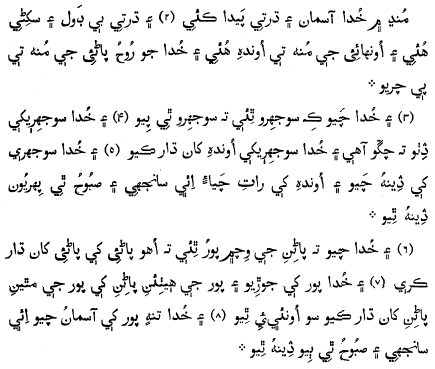
#> input picture input_images/sindhi_page.jpg, 435 x 369 px
$ python segmenter.py
#> lines starting #> are read from the running program, lines starting #| are printed output that depends on the picture
import cv2
import numpy as np
import os
from pathlib import Path

class SindhiTextSegmenter:
    """
    Advanced Sindhi Text Segmenter with automatic skew correction
    Designed for Sindhi script characteristics:
    - 52 characters (largest extension of Arabic alphabet)
    - 24 differentiating characters with up to 4 dots
    - Cursive and context-sensitive
    - Right-to-left writing direction
    - Connected ligatures
    - Diacritical marks above and below
    """

    def __init__(self, image_path, output_dir="segmented_output",
                 line_padding=20, word_padding=10, letter_padding=7,
                 output_height=64, output_width=None,
                 denoise_strength=10, morph_kernel_size=2,
                 auto_deskew=True, skew_threshold=0.5,
                 min_text_pixels=50, text_threshold=0.05):
        """
        Initialize the segmenter optimized for Sindhi script

        Args:
            image_path: Path to the scanned Sindhi text image
            output_dir: Directory to save segmented images
            line_padding: Extra padding for lines (captures diacritics above/below)
            word_padding: Extra padding for words (handles connected ligatures)
            letter_padding: Extra padding for letters
            output_height: Height to resize images (64-128 recommended for ML)
            output_width: Width to resize (None = maintain aspect ratio)
            denoise_strength: Noise reduction strength (10-15 for scanned docs)
            morph_kernel_size: Morphological operation kernel size
            auto_deskew: Automatically detect and correct skew
            skew_threshold: Minimum skew angle to correct (in degrees)
            min_text_pixels: Minimum number of text pixels to consider valid
            text_threshold: Minimum ratio of text pixels to total pixels (0.01-0.1)
        """
        self.image_path = image_path
        self.output_dir = output_dir
        self.line_padding = line_padding
        self.word_padding = word_padding
        self.letter_padding = letter_padding
        self.output_height = output_height
        self.output_width = output_width
        self.denoise_strength = denoise_strength
        self.morph_kernel_size = morph_kernel_size
        self.auto_deskew = auto_deskew
        self.skew_threshold = skew_threshold
        self.min_text_pixels = min_text_pixels
        self.text_threshold = text_threshold

        self.image = None
        self.gray = None
        self.binary = None
        self.processed = None
        self.skew_angle = 0

        # Create output directories
        self._create_directories()

    def has_sufficient_text(self, image, binary_image=None):
        """
        Check if image has sufficient text content
        Returns True if image contains meaningful text, False if empty/background

        Args:
            image: Color or grayscale image
            binary_image: Pre-computed binary image (optional)
        """
        # Convert to grayscale if needed
        if len(image.shape) == 3:
            gray = cv2.cvtColor(image, cv2.COLOR_BGR2GRAY)
        else:
            gray = image

        # Use provided binary or create one
        if binary_image is None:
            # Quick thresholding for checking
            _, binary = cv2.threshold(gray, 0, 255, cv2.THRESH_BINARY_INV + cv2.THRESH_OTSU)
        else:
            binary = binary_image

        # Count text pixels (white pixels in binary)
        text_pixels = np.sum(binary > 0)
        total_pixels = binary.shape[0] * binary.shape[1]

        # Calculate text ratio
        text_ratio = text_pixels / total_pixels if total_pixels > 0 else 0

        # Check both absolute count and ratio
        has_text = (text_pixels >= self.min_text_pixels and
                   text_ratio >= self.text_threshold)

        return has_text, text_pixels, text_ratio

    def _create_directories(self):
        """Create output directory structure"""
        Path(self.output_dir).mkdir(parents=True, exist_ok=True)
        Path(f"{self.output_dir}/lines").mkdir(exist_ok=True)
        Path(f"{self.output_dir}/words").mkdir(exist_ok=True)
        Path(f"{self.output_dir}/ligatures").mkdir(exist_ok=True)
        Path(f"{self.output_dir}/debug").mkdir(exist_ok=True)

    def detect_skew_angle(self, image):
        """
        Detect skew angle using multiple methods for robustness
        Returns angle in degrees (positive = clockwise rotation needed)
        """
        # Method 1: Hough Line Transform (most reliable for text)
        angle1 = self._detect_skew_hough(image)

        # Method 2: Projection Profile (backup method)
        angle2 = self._detect_skew_projection(image)

        # Use Hough if confident, otherwise use projection
        if angle1 is not None and abs(angle1) < 45:
            final_angle = angle1
            method = "Hough Transform"
        elif angle2 is not None:
            final_angle = angle2
            method = "Projection Profile"
        else:
            final_angle = 0
            method = "No skew detected"

        print(f"   Skew detection method: {method}")
        print(f"   Detected skew angle: {final_angle:.2f}°")

        return final_angle

    def _detect_skew_hough(self, image):
        """Detect skew using Hough Line Transform"""
        try:
            # Edge detection
            edges = cv2.Canny(image, 50, 150, apertureSize=3)

            # Hough Line Transform
            lines = cv2.HoughLinesP(
                edges,
                rho=1,
                theta=np.pi/180,
                threshold=100,
                minLineLength=image.shape[1] // 4,  # At least 1/4 of image width
                maxLineGap=20
            )

            if lines is None or len(lines) < 5:
                return None

            # Calculate angles of detected lines
            angles = []
            for line in lines:
                x1, y1, x2, y2 = line[0]

                # Calculate angle
                angle = np.degrees(np.arctan2(y2 - y1, x2 - x1))

                # Normalize angle to [-45, 45] range
                if angle < -45:
                    angle += 90
                elif angle > 45:
                    angle -= 90

                # Filter out near-vertical lines (not text lines)
                if abs(angle) < 45:
                    angles.append(angle)

            if not angles:
                return None

            # Use median angle (more robust than mean)
            median_angle = np.median(angles)

            return median_angle

        except Exception as e:
            print(f"   Hough method failed: {e}")
            return None

    def _detect_skew_projection(self, image):
        """Detect skew using projection profile method"""
        try:
            # Try angles from -45 to 45 degrees
            angles_to_test = np.arange(-45, 46, 0.5)
            scores = []

            h, w = image.shape
            center = (w // 2, h // 2)

            for angle in angles_to_test:
                # Rotate image
                M = cv2.getRotationMatrix2D(center, angle, 1.0)
                rotated = cv2.warpAffine(image, M, (w, h),
                                        flags=cv2.INTER_CUBIC,
                                        borderMode=cv2.BORDER_REPLICATE)

                # Calculate horizontal projection
                projection = np.sum(rotated, axis=1)

                # Score is variance of projection (peaks = good alignment)
                score = np.var(projection)
                scores.append(score)

            # Find angle with maximum variance
            best_idx = np.argmax(scores)
            best_angle = angles_to_test[best_idx]

            return best_angle

        except Exception as e:
            print(f"   Projection method failed: {e}")
            return None

    # [37 lines left out: function deskew_image, not called in this run]

    def load_and_preprocess(self, save_debug=True):
        """
        Advanced preprocessing pipeline for Sindhi text
        Includes automatic skew detection and correction
        """
        # Read image
        self.image = cv2.imread(self.image_path)
        if self.image is None:
            raise ValueError(f"Could not load image from {self.image_path}")

        print(f"Image loaded: {self.image.shape}")

        # Convert to grayscale
        self.gray = cv2.cvtColor(self.image, cv2.COLOR_BGR2GRAY)

        # Auto-deskew if enabled
        if self.auto_deskew:
            print("\n🔍 Detecting skew...")

            # Detect skew on grayscale image
            self.skew_angle = self.detect_skew_angle(self.gray)

            # Correct skew if above threshold
            if abs(self.skew_angle) > self.skew_threshold:
                print(f"✓ Correcting skew: {self.skew_angle:.2f}°")

                # Deskew both color and grayscale images
                self.image = self.deskew_image(self.image, self.skew_angle)
                self.gray = self.deskew_image(self.gray, self.skew_angle)

                if save_debug:
                    cv2.imwrite(f"{self.output_dir}/debug/00_deskewed_color.png",
                               self.image)
                    cv2.imwrite(f"{self.output_dir}/debug/00_deskewed_gray.png",
                               self.gray)
            else:
                print(f"✓ No significant skew detected ({self.skew_angle:.2f}°)")

        # Denoise - important for Sindhi dots (4 dots on some characters)
        denoised = cv2.fastNlMeansDenoising(
            self.gray, None,
            self.denoise_strength, 7, 21
        )

        # Adaptive thresholding - better for varying lighting conditions
        self.binary = cv2.adaptiveThreshold(
            denoised, 255,
            cv2.ADAPTIVE_THRESH_GAUSSIAN_C,
            cv2.THRESH_BINARY_INV,
            15, 4  # Adjusted for Sindhi script
        )

        # Morphological closing to connect broken characters
        # Important for cursive Sindhi script
        kernel = np.ones((self.morph_kernel_size, self.morph_kernel_size), np.uint8)
        self.processed = cv2.morphologyEx(self.binary, cv2.MORPH_CLOSE, kernel)

        # Save debug images
        if save_debug:
            cv2.imwrite(f"{self.output_dir}/debug/01_grayscale.png", self.gray)
            cv2.imwrite(f"{self.output_dir}/debug/02_denoised.png", denoised)
            cv2.imwrite(f"{self.output_dir}/debug/03_binary.png", self.binary)
            cv2.imwrite(f"{self.output_dir}/debug/04_processed.png", self.processed)

        return self.processed

    def resize_image(self, img):
        """Resize image while maintaining aspect ratio"""
        if self.output_height is None:
            return img

        h, w = img.shape[:2]

        if self.output_width is None:
            # Maintain aspect ratio
            aspect_ratio = w / h
            new_width = int(self.output_height * aspect_ratio)
            resized = cv2.resize(img, (new_width, self.output_height),
                               interpolation=cv2.INTER_CUBIC)
        else:
            resized = cv2.resize(img, (self.output_width, self.output_height),
                               interpolation=cv2.INTER_CUBIC)

        return resized

    def segment_lines(self, min_line_height=10):
        """
        Segment into text lines
        Handles non-uniform line heights common in Sindhi
        """
        # Horizontal projection
        horizontal_projection = np.sum(self.processed, axis=1)

        # Dynamic threshold based on image statistics
        threshold = np.mean(horizontal_projection) * 0.3

        lines = []
        in_line = False
        start = 0

        for i, val in enumerate(horizontal_projection):
            if val > threshold and not in_line:
                start = i
                in_line = True
            elif val <= threshold and in_line:
                line_height = i - start
                if line_height > min_line_height:  # Filter noise
                    # Generous padding for diacritics
                    lines.append((
                        max(0, start - self.line_padding),
                        min(len(horizontal_projection), i + self.line_padding)
                    ))
                in_line = False

        # Handle last line
        if in_line and (len(horizontal_projection) - start) > min_line_height:
            lines.append((max(0, start - self.line_padding),
                         len(horizontal_projection)))

        # Save line images
        line_images = []
        saved_lines = 0
        skipped_lines = 0

        for idx, (start, end) in enumerate(lines):
            line_img = self.image[start:end, :]
            line_binary = self.processed[start:end, :]

            # Check if line has sufficient text
            has_text, text_pixels, text_ratio = self.has_sufficient_text(
                line_img, line_binary
            )

            if not has_text:
                skipped_lines += 1
                continue

            # Resize if specified
            line_img_resized = self.resize_image(line_img)

            cv2.imwrite(f"{self.output_dir}/lines/line_{saved_lines:03d}.png",
                       line_img_resized)
            line_images.append((line_binary, line_img, saved_lines))
            saved_lines += 1

        print(f"✓ Segmented {saved_lines} lines (skipped {skipped_lines} empty)")
        return line_images

    def segment_words_or_ligatures(self, line_images, min_width=5):
        """
        Segment lines into words/ligatures
        Sindhi uses connected ligatures - this handles them properly
        """
        all_words = []
        word_count = 0
        skipped_words = 0

        for line_binary, line_color, line_idx in line_images:
            # Vertical projection
            vertical_projection = np.sum(line_binary, axis=0)

            # Dynamic threshold
            threshold = np.mean(vertical_projection) * 0.2

            words = []
            in_word = False
            start = 0
            gap_counter = 0
            gap_threshold = 3  # Pixels of gap to separate words

            for i, val in enumerate(vertical_projection):
                if val > threshold:
                    if not in_word:
                        start = i
                        in_word = True
                    gap_counter = 0
                else:
                    if in_word:
                        gap_counter += 1
                        if gap_counter > gap_threshold:
                            # Found word boundary
                            word_width = i - gap_counter - start
                            if word_width > min_width:
                                words.append((
                                    max(0, start - self.word_padding),
                                    min(len(vertical_projection),
                                        i - gap_counter + self.word_padding)
                                ))
                            in_word = False
                            gap_counter = 0

            # Handle last word
            if in_word and (len(vertical_projection) - start) > min_width:
                words.append((max(0, start - self.word_padding),
                            len(vertical_projection)))

            # Save word/ligature images
            for w_idx, (start, end) in enumerate(words):
                word_img = line_color[:, start:end]
                word_binary = line_binary[:, start:end]

                if word_img.shape[0] > 5 and word_img.shape[1] > 5:
                    # Check if word has sufficient text
                    has_text, text_pixels, text_ratio = self.has_sufficient_text(
                        word_img, word_binary
                    )

                    if not has_text:
                        skipped_words += 1
                        continue

                    word_img_resized = self.resize_image(word_img)

                    filename = f"word_{word_count:04d}_line{line_idx}.png"
                    cv2.imwrite(f"{self.output_dir}/words/{filename}",
                              word_img_resized)

                    all_words.append((
                        word_binary,
                        word_img,
                        word_count,
                        line_idx
                    ))
                    word_count += 1

        print(f"✓ Segmented {word_count} words/ligatures (skipped {skipped_words} empty)")
        return all_words

    # [95 lines left out: functions segment_ligatures_advanced, _group_components, not called in this run]

    def process(self, segment_level="words", save_debug=True):
        """
        Main processing pipeline

        Args:
            segment_level: "lines", "words", or "ligatures"
            save_debug: Save intermediate images for debugging
        """
        print(f"\n{'='*60}")
        print(f"Processing Sindhi Text: {self.image_path}")
        print(f"Segment Level: {segment_level}")
        print(f"Auto-deskew: {self.auto_deskew}")
        print(f"{'='*60}\n")

        # Preprocess (includes skew correction)
        self.load_and_preprocess(save_debug=save_debug)
#> in load_and_preprocess, self.image is the input picture: shape (369, 435, 3); min 0, max 255, mean 237.5
#| Image loaded: (369, 435, 3)
#> in _detect_skew_hough, `edges = cv2.Canny(image, 50, 150, apertureSize=3)`:
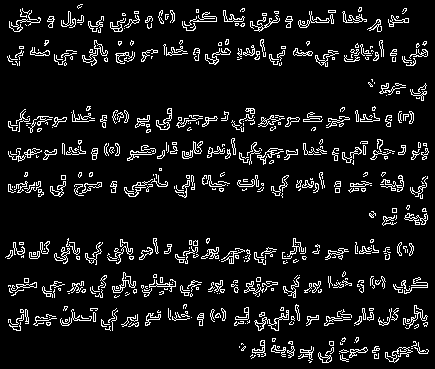
#> edges: shape (369, 435); 8.4% white in thin lines or dots
#> in _detect_skew_hough, `lines = cv2.HoughLinesP( edges, rho=1, theta=np.pi/180, threshold=100,..`: lines = 33 rows, first 6: [8, 154, 427, 154], [8, 186, 426, 186], [232, 121, 412, 121], [8, 319, 426, 319], [8, 152, 428, 152], [8, 151, 428, 151]
#> the loop in _detect_skew_hough, `for line in lines:` made 33 passes
#> (x1, y1, x2, y2, angle) on passes 1 to 8: (8, 154, 427, 154, 0), (8, 186, 426, 186, 0), (232, 121, 412, 121, 0), (8, 319, 426, 319, 0), (8, 152, 428, 152, 0), (8, 151, 428, 151, 0), (9, 55, 171, 55, 0), (21, 317, 426, 317, 0)
#> after the loop in _detect_skew_hough, `for line in lines:`: angles = 33 values, max 0 at index 0, min -1.11 at index 19, mean -0.0636
#> in _detect_skew_hough, `median_angle = np.median(angles)`: median_angle = 0
#> the loop in _detect_skew_projection, `for angle in angles_to_test:` made 182 passes
#> score on passes 1 to 3: 4848640, 4918760, 5015915.3
#> pass 1, in _detect_skew_projection, `rotated = cv2.warpAffine(image, M, (w, h), flags=cv2.INTER_CUBIC, bord..`:
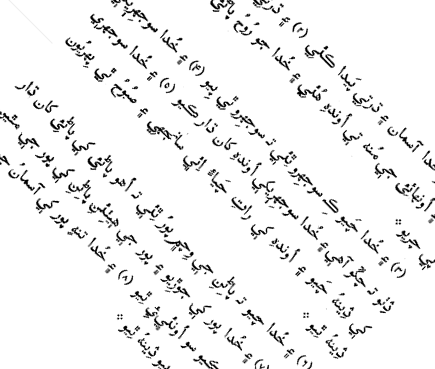
#> rotated: shape (369, 435); min 0, max 255, mean 240.1
#> after the loop in _detect_skew_projection, `for angle in angles_to_test:`: scores = 182 values, max 93398783.8 at index 90, min 3904141.9 at index 181, mean 10349587.8
#> in _detect_skew_projection, `best_idx = np.argmax(scores)`: best_idx = 90
#> in _detect_skew_projection, `best_angle = angles_to_test[best_idx]`: best_angle = 0
#|    Detected skew angle: 0.00°
#| ✓ No significant skew detected (0.00°)
#> in load_and_preprocess, `self.processed = cv2.morphologyEx(self.binary, cv2.MORPH_CLOSE, kernel)`:
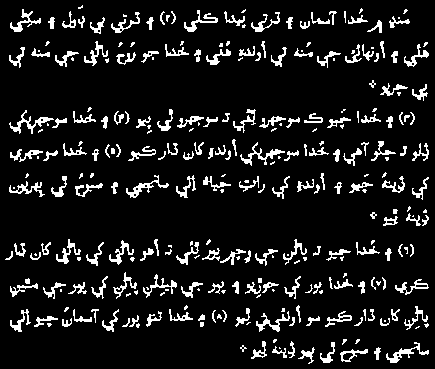
#> self.processed: shape (369, 435); 9.9% white in thin lines or dots

        # Segment lines
        line_images = self.segment_lines()
#> in segment_lines, `horizontal_projection = np.sum(self.processed, axis=1)`: horizontal_projection = 369 values, max 58395 at index 153, min 0 at index 0, mean 10954.6
#> in segment_lines, `threshold = np.mean(horizontal_projection) * 0.3`: threshold = 3286.4
#> the loop in segment_lines, `for i, val in enumerate(horizontal_projection):` made 369 passes
#> (val, line_height, in_line) on pass 34: (510, 23, False)
#> after the loop in segment_lines, `for i, val in enumerate(horizontal_projection):`: in_line = False; line_height = 22; lines = [(0, 53), (21, 86), (65, 116), (89, 152), (121, 184), (154, 218), (220, 284), (257, 318), (287, 351), (321, 369)]; start = 341
#> the loop in segment_lines, `for idx, (start, end) in enumerate(lines):` made 10 passes
#> (start, end, text_pixels, total_pixels in has_sufficient_text, text_ratio, has_text, skipped_lines) on pass 3: (65, 116, 510, 22185, 0.023, False, 1)
#> pass 1, in resize_image, `resized = cv2.resize(img, (new_width, self.output_height), interpolati..`:
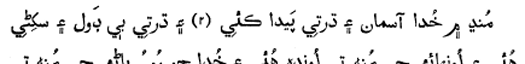
#> resized: shape (64, 525, 3); min 0, max 255, mean 235.9
#> after the loop in segment_lines, `for idx, (start, end) in enumerate(lines):`:
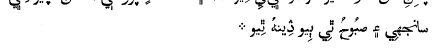
#> line_img: shape (48, 435, 3); min 0, max 255, mean 243.1
#> after the loop in segment_lines, `for idx, (start, end) in enumerate(lines):`: line_images = 9 items; saved_lines = 9; skipped_lines = 1
#| ✓ Segmented 9 lines (skipped 1 empty)
#> line_images = 9 items

        if segment_level == "lines":
            print(f"\n✅ Complete! Check '{self.output_dir}/lines' directory")
            return

        # Segment words/ligatures
        word_images = self.segment_words_or_ligatures(line_images)
#> the loop in segment_words_or_ligatures, `for line_binary, line_color, line_idx in line_images:` made 9 passes
#> threshold on passes 1 to 5: 269.8, 360.3, 299, 366, 311.4
#> pass 1, in has_sufficient_text (call 12), `gray = cv2.cvtColor(image, cv2.COLOR_BGR2GRAY)`:
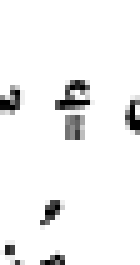
#> gray: shape (53, 28) (shown 5 times larger); min 0, max 255, mean 242.3
#> after the loop in segment_words_or_ligatures, `for line_binary, line_color, line_idx in line_images:`:
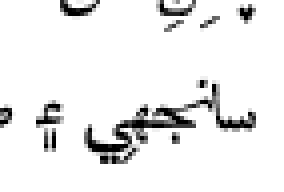
#> word_img: shape (48, 71, 3) (shown 4 times larger); min 0, max 255, mean 236.4
#| ✓ Segmented 46 words/ligatures (skipped 7 empty)

        if segment_level == "words":
            print(f"\n✅ Complete! Check '{self.output_dir}/words' directory")
            return

        # Segment ligatures/characters
        self.segment_ligatures_advanced(word_images)

        print(f"\n✅ Complete! Check '{self.output_dir}/ligatures' directory")
        print(f"Debug images saved in '{self.output_dir}/debug'")


# [29 lines left out: function batch_process, not called in this run]


# Example usage
if __name__ == "__main__":
    # Single image processing with auto-deskew
    segmenter = SindhiTextSegmenter(
        image_path="input_images/sindhi_page.jpg",
        output_dir="output_sindhi",
        line_padding=20,       # Extra space for diacritics
        word_padding=10,       # Extra space for ligatures
        letter_padding=7,      # Extra space for dots
        output_height=64,      # Standard size for ML models
        output_width=None,     # Maintain aspect ratio
        denoise_strength=12,   # Noise reduction
        morph_kernel_size=2,   # Connect broken characters
        auto_deskew=True,      # Enable automatic skew correction
        skew_threshold=0.5,    # Minimum angle to correct (degrees)
        min_text_pixels=50,    # Minimum text pixels to keep segment
        text_threshold=0.05    # Minimum text ratio (5% of pixels)
    )

    # For word-level segmentation (recommended)
    segmenter.process(segment_level="words")

    # [21 lines of commented-out code are left out]
